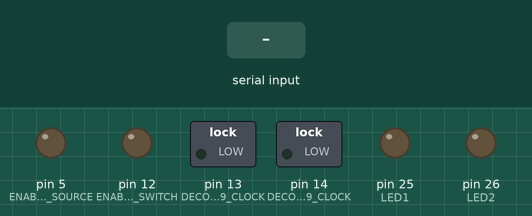
Bench run of a sketch on a simulated Arduino Mega 2560, built with avr-gcc and run on an emulated ATmega2560. Shown: switched loads named in the sketch (green lamp = pin HIGH), output pins drawn as LEDs (lit = HIGH). Inputs (shaded band) come from the test bench. Pins used as bus, display or sensor lines are not drawn.

Above: at 1.3 s.
1.4 s: "1\n" received over Serial
At 2.2 s:
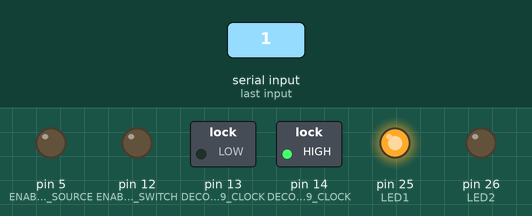
Timing chart, 0 to 4.4 s (numbered marks = the images above; inputs shaded):
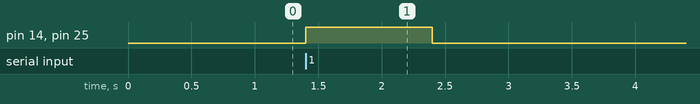

The sketch:

switcher_network.ino
```cpp
#define ENABLE_TEST_SOURCE 5
#define RESET_PANEL_SWITCH 6
#define ENABLE_PANEL_SWITCH 12
#define DECODER_10_19_CLOCK 13
#define DECODER_0_9_CLOCK 14

#define LED1              25
#define LED2              26

#define SWITCH1           27
#define SWITCH2           28

volatile int current_panel = 0;

void setup_pins(void)
{
  pinMode(ENABLE_TEST_SOURCE, OUTPUT);
  digitalWrite(ENABLE_TEST_SOURCE, LOW);

  pinMode(RESET_PANEL_SWITCH, OUTPUT);
  digitalWrite(RESET_PANEL_SWITCH, LOW);

  pinMode(ENABLE_PANEL_SWITCH, OUTPUT);
  digitalWrite(ENABLE_PANEL_SWITCH, LOW);

  pinMode(DECODER_10_19_CLOCK, OUTPUT);
  digitalWrite(DECODER_10_19_CLOCK, LOW);

  pinMode(DECODER_0_9_CLOCK, OUTPUT);
  digitalWrite(DECODER_0_9_CLOCK, LOW);

  pinMode(LED1, OUTPUT);
  digitalWrite(LED1, LOW);
  pinMode(LED2, OUTPUT);
  digitalWrite(LED2, LOW);

  pinMode(SWITCH1, INPUT_PULLUP);
  pinMode(SWITCH2, INPUT_PULLUP);
}

void enable_led1(void)
{
  digitalWrite(LED1, HIGH);
}

void disable_led1(void)
{
  digitalWrite(LED1, LOW);
}

void enable_led2(void)
{
  digitalWrite(LED2, HIGH);
}

void disable_led2(void)
{
  digitalWrite(LED2, LOW);
}

void step_decoder(void)
{
  if (current_panel == 20)
  {
    digitalWrite(ENABLE_PANEL_SWITCH, LOW);
    current_panel = 0;
  }
  if (current_panel == 10)
  {
    digitalWrite(ENABLE_PANEL_SWITCH, HIGH);
  }
  if (current_panel < 10)
  {
    enable_led1();
    digitalWrite(DECODER_0_9_CLOCK, HIGH);
    delay(500);
    digitalWrite(DECODER_0_9_CLOCK, LOW);
    disable_led1();
  }
  else
  {
    enable_led2();
    digitalWrite(DECODER_10_19_CLOCK, HIGH);
    delay(500);
    digitalWrite(DECODER_10_19_CLOCK, LOW);
    disable_led2();
  }
  current_panel++;
}

void reset_decoder(void)
{
  digitalWrite(RESET_PANEL_SWITCH, HIGH);
  delay(100);
  digitalWrite(RESET_PANEL_SWITCH, LOW);

  digitalWrite(ENABLE_PANEL_SWITCH, LOW);
  digitalWrite(DECODER_0_9_CLOCK, LOW);
  digitalWrite(DECODER_10_19_CLOCK, LOW);
}

void setup() {
  Serial.begin(115200);
  setup_pins();
  reset_decoder();
}

void loop() {
  // put your main code here, to run repeatedly:
  while (Serial.available() > 0)
  {
    Serial.read();
    step_decoder();
  }
}
```

Measured:
- after the input at 1.4 s, pin 14 (DECODER_0_9_CLOCK), pin 25 (LED1): LOW → HIGH at once, → LOW 1.0 s later
